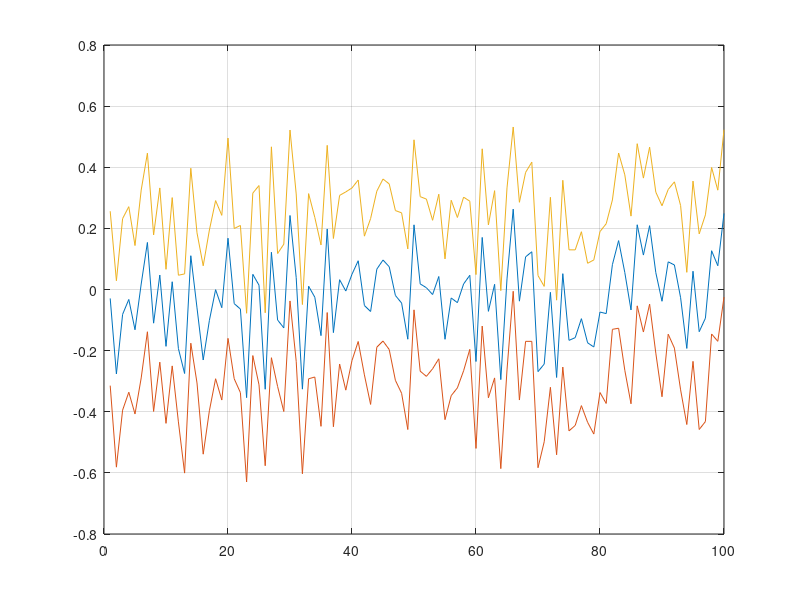

Source code (MATLAB):
x = 1:100;                                          % Create Independent Variable
y = randn(50,100);                                  % Create Dependent Variable ‘Experiments’ Data
N = size(y,1);                                      % Number of ‘Experiments’ In Data Set
yMean = mean(y);                                    % Mean Of All Experiments At Each Value Of ‘x’
ystd = std(y);
ySEM = std(y)/sqrt(N);                              % Compute ‘Standard Error Of The Mean’ Of All Experiments At Each Value Of ‘x’
CI95 = tinv([0.025 0.975], N-1);                    % Calculate 95% Probability Intervals Of t-Distribution
yCI95 = bsxfun(@times, ySEM, CI95(:));              % Calculate 95% Confidence Intervals Of All Experiments At Each Value Of ‘x’
figure
plot(x, yMean)                                      % Plot Mean Of All Experiments
hold on
plot(x, yCI95+yMean)                                % Plot 95% Confidence Intervals Of All Experiments
hold off
grid